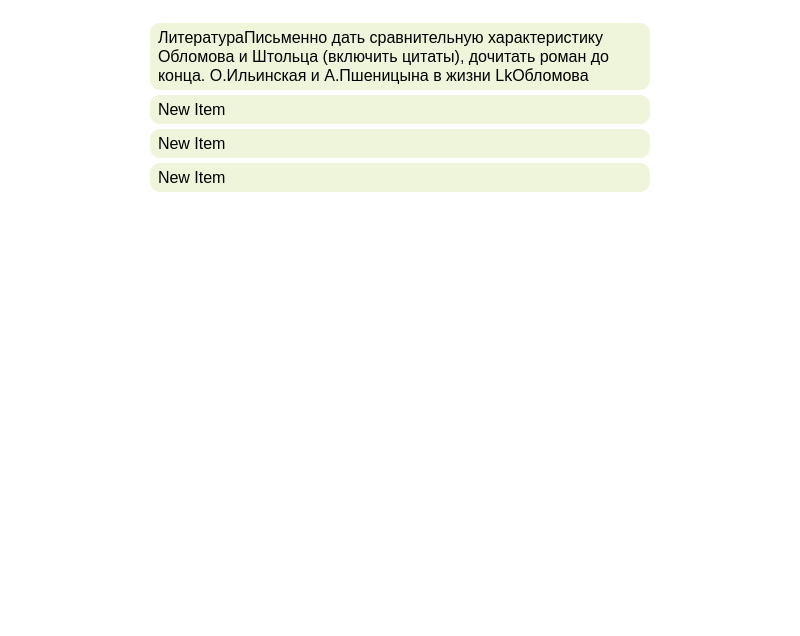
<?xml version="1.0" encoding="UTF-8"?>
<ui version="4.0">
 <class>MainWindow</class>
 <widget class="QMainWindow" name="MainWindow">
  <property name="geometry">
   <rect>
    <x>0</x>
    <y>0</y>
    <width>800</width>
    <height>600</height>
   </rect>
  </property>
  <property name="windowTitle">
   <string>MainWindow</string>
  </property>
  <property name="autoFillBackground">
   <bool>false</bool>
  </property>
  <property name="styleSheet">
   <string notr="true">background-color: rgb(255, 255, 255);</string>
  </property>
  <widget class="QWidget" name="centralwidget">
   <layout class="QVBoxLayout" name="verticalLayout_3">
    <item>
     <widget class="QStackedWidget" name="stackedWidget">
      <property name="styleSheet">
       <string notr="true">border: 0px;
background-color: rgb(255, 255, 255);</string>
      </property>
      <property name="currentIndex">
       <number>1</number>
      </property>
      <widget class="QWidget" name="login">
       <property name="maximumSize">
        <size>
         <width>16777215</width>
         <height>792</height>
        </size>
       </property>
       <property name="layoutDirection">
        <enum>Qt::LeftToRight</enum>
       </property>
       <property name="styleSheet">
        <string notr="true">QListWidget {
	font-size: 16px;
	
}
QListWidget::item {
	margin-top: 5px;
	border-radius: 10px;
	background: #EDC9FF;
	height: 70px;
	color: black;
}
QListWidget::item:hover{
	background: #FED4E7;
}</string>
       </property>
       <layout class="QVBoxLayout" name="verticalLayout">
        <item alignment="Qt::AlignHCenter">
         <widget class="QListWidget" name="user_list">
          <property name="minimumSize">
           <size>
            <width>500</width>
            <height>600</height>
           </size>
          </property>
          <property name="focusPolicy">
           <enum>Qt::NoFocus</enum>
          </property>
          <property name="selectionMode">
           <enum>QAbstractItemView::NoSelection</enum>
          </property>
          <property name="textElideMode">
           <enum>Qt::ElideLeft</enum>
          </property>
          <property name="resizeMode">
           <enum>QListView::Adjust</enum>
          </property>
          <property name="wordWrap">
           <bool>true</bool>
          </property>
          <property name="selectionRectVisible">
           <bool>true</bool>
          </property>
          <item>
           <property name="text">
            <string>New Item</string>
           </property>
           <property name="textAlignment">
            <set>AlignCenter</set>
           </property>
          </item>
         </widget>
        </item>
       </layout>
      </widget>
      <widget class="QWidget" name="main">
       <property name="styleSheet">
        <string notr="true">QListWidget {
	font-size: 16px;
}
QListWidget::item {
	margin-top: 5px;
	padding: 5px;
	border-radius: 10px;
	background: #EEF5DB;
	color: black;
}
QListWidget::indicator {
     width: 25px;
     height: 25px;
 }</string>
       </property>
       <layout class="QVBoxLayout" name="verticalLayout_2">
        <item alignment="Qt::AlignHCenter">
         <widget class="QListWidget" name="listWidget">
          <property name="sizePolicy">
           <sizepolicy hsizetype="Preferred" vsizetype="Preferred">
            <horstretch>0</horstretch>
            <verstretch>0</verstretch>
           </sizepolicy>
          </property>
          <property name="minimumSize">
           <size>
            <width>500</width>
            <height>0</height>
           </size>
          </property>
          <property name="focusPolicy">
           <enum>Qt::NoFocus</enum>
          </property>
          <property name="selectionMode">
           <enum>QAbstractItemView::NoSelection</enum>
          </property>
          <property name="resizeMode">
           <enum>QListView::Adjust</enum>
          </property>
          <property name="wordWrap">
           <bool>true</bool>
          </property>
          <item>
           <property name="text">
            <string>ЛитератураПисьменно дать сравнительную характеристику Обломова и Штольца (включить цитаты), дочитать роман до конца. О.Ильинская и А.Пшеницына в жизни LkОбломова</string>
           </property>
           <property name="checkState">
            <enum>Unchecked</enum>
           </property>
           <property name="flags">
            <set>ItemIsUserCheckable|ItemIsEnabled</set>
           </property>
          </item>
          <item>
           <property name="text">
            <string>New Item</string>
           </property>
          </item>
          <item>
           <property name="text">
            <string>New Item</string>
           </property>
           <property name="flags">
            <set>ItemIsDragEnabled|ItemIsUserCheckable|ItemIsEnabled</set>
           </property>
          </item>
          <item>
           <property name="text">
            <string>New Item</string>
           </property>
          </item>
         </widget>
        </item>
       </layout>
      </widget>
     </widget>
    </item>
   </layout>
  </widget>
 </widget>
 <resources/>
 <connections/>
</ui>
